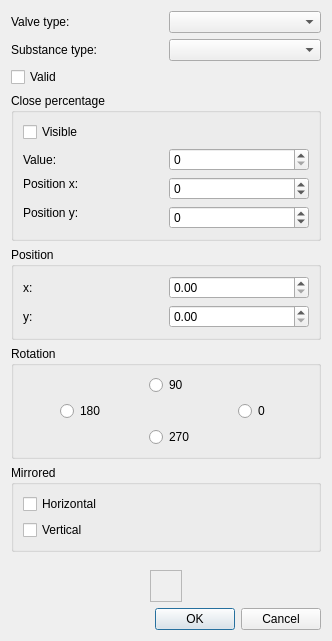
<?xml version="1.0" encoding="UTF-8"?>
<ui version="4.0">
 <class>ValveSchemeElementDialog</class>
 <widget class="QDialog" name="ValveSchemeElementDialog">
  <property name="geometry">
   <rect>
    <x>0</x>
    <y>0</y>
    <width>332</width>
    <height>641</height>
   </rect>
  </property>
  <property name="windowTitle">
   <string>Valve scheme element</string>
  </property>
  <layout class="QVBoxLayout" name="verticalLayout_2">
   <item>
    <layout class="QGridLayout" name="gridLayout_3">
     <item row="0" column="0">
      <widget class="QLabel" name="label">
       <property name="text">
        <string>Valve type:</string>
       </property>
      </widget>
     </item>
     <item row="0" column="1">
      <widget class="QComboBox" name="cbValveType"/>
     </item>
     <item row="1" column="0">
      <widget class="QLabel" name="label_2">
       <property name="text">
        <string>Substance type:</string>
       </property>
      </widget>
     </item>
     <item row="1" column="1">
      <widget class="QComboBox" name="cbSubstanceType"/>
     </item>
    </layout>
   </item>
   <item>
    <widget class="QCheckBox" name="cbValid">
     <property name="text">
      <string>Valid</string>
     </property>
    </widget>
   </item>
   <item>
    <widget class="QGroupBox" name="gbClosePercentage">
     <property name="title">
      <string>Close percentage</string>
     </property>
     <layout class="QGridLayout" name="gridLayout_5">
      <item row="0" column="0">
       <widget class="QCheckBox" name="cbClosePercentageVisible">
        <property name="text">
         <string>Visible</string>
        </property>
       </widget>
      </item>
      <item row="1" column="0">
       <widget class="QLabel" name="label_5">
        <property name="text">
         <string>Value:</string>
        </property>
       </widget>
      </item>
      <item row="1" column="1">
       <widget class="QSpinBox" name="sbClosePercentageValue">
        <property name="maximum">
         <number>100</number>
        </property>
       </widget>
      </item>
      <item row="2" column="0">
       <widget class="QLabel" name="label_6">
        <property name="text">
         <string>Position x:</string>
        </property>
       </widget>
      </item>
      <item row="2" column="1" rowspan="2">
       <widget class="QSpinBox" name="sbClosePercentagePositionX">
        <property name="minimum">
         <number>-999999999</number>
        </property>
        <property name="maximum">
         <number>999999999</number>
        </property>
       </widget>
      </item>
      <item row="3" column="0" rowspan="2">
       <widget class="QLabel" name="label_7">
        <property name="text">
         <string>Position y:</string>
        </property>
       </widget>
      </item>
      <item row="4" column="1">
       <widget class="QSpinBox" name="sbClosePercentagePositionY">
        <property name="minimum">
         <number>-999999999</number>
        </property>
        <property name="maximum">
         <number>999999999</number>
        </property>
       </widget>
      </item>
     </layout>
    </widget>
   </item>
   <item>
    <widget class="QGroupBox" name="gbPosition">
     <property name="title">
      <string>Position</string>
     </property>
     <layout class="QGridLayout" name="gridLayout">
      <item row="0" column="0">
       <widget class="QLabel" name="label_3">
        <property name="text">
         <string>x:</string>
        </property>
       </widget>
      </item>
      <item row="0" column="1">
       <widget class="QDoubleSpinBox" name="sbPositionX">
        <property name="maximum">
         <double>999999999.000000000000000</double>
        </property>
       </widget>
      </item>
      <item row="1" column="0">
       <widget class="QLabel" name="label_4">
        <property name="text">
         <string>y:</string>
        </property>
       </widget>
      </item>
      <item row="1" column="1">
       <widget class="QDoubleSpinBox" name="sbPositionY">
        <property name="maximum">
         <double>999999999.000000000000000</double>
        </property>
       </widget>
      </item>
     </layout>
    </widget>
   </item>
   <item>
    <widget class="QGroupBox" name="groupBox">
     <property name="title">
      <string>Rotation</string>
     </property>
     <layout class="QGridLayout" name="gridLayout_2">
      <item row="0" column="1">
       <widget class="QRadioButton" name="rbRotation90">
        <property name="sizePolicy">
         <sizepolicy hsizetype="Fixed" vsizetype="Fixed">
          <horstretch>0</horstretch>
          <verstretch>0</verstretch>
         </sizepolicy>
        </property>
        <property name="text">
         <string>90</string>
        </property>
        <attribute name="buttonGroup">
         <string notr="true">bgRotation</string>
        </attribute>
       </widget>
      </item>
      <item row="1" column="0">
       <widget class="QRadioButton" name="rbRotation180">
        <property name="sizePolicy">
         <sizepolicy hsizetype="Fixed" vsizetype="Fixed">
          <horstretch>0</horstretch>
          <verstretch>0</verstretch>
         </sizepolicy>
        </property>
        <property name="text">
         <string>180</string>
        </property>
        <attribute name="buttonGroup">
         <string notr="true">bgRotation</string>
        </attribute>
       </widget>
      </item>
      <item row="1" column="2">
       <widget class="QRadioButton" name="rbRotation0">
        <property name="sizePolicy">
         <sizepolicy hsizetype="Fixed" vsizetype="Fixed">
          <horstretch>0</horstretch>
          <verstretch>0</verstretch>
         </sizepolicy>
        </property>
        <property name="text">
         <string>0</string>
        </property>
        <attribute name="buttonGroup">
         <string notr="true">bgRotation</string>
        </attribute>
       </widget>
      </item>
      <item row="2" column="1">
       <widget class="QRadioButton" name="rbRotation270">
        <property name="sizePolicy">
         <sizepolicy hsizetype="Fixed" vsizetype="Fixed">
          <horstretch>0</horstretch>
          <verstretch>0</verstretch>
         </sizepolicy>
        </property>
        <property name="text">
         <string>270</string>
        </property>
        <attribute name="buttonGroup">
         <string notr="true">bgRotation</string>
        </attribute>
       </widget>
      </item>
     </layout>
    </widget>
   </item>
   <item>
    <widget class="QGroupBox" name="groupBox_2">
     <property name="title">
      <string>Mirrored</string>
     </property>
     <layout class="QVBoxLayout" name="verticalLayout">
      <item>
       <widget class="QCheckBox" name="cbMirroredHorizontal">
        <property name="text">
         <string>Horizontal</string>
        </property>
        <attribute name="buttonGroup">
         <string notr="true">bgMirrored</string>
        </attribute>
       </widget>
      </item>
      <item>
       <widget class="QCheckBox" name="cbMirroredVertical">
        <property name="text">
         <string>Vertical</string>
        </property>
        <attribute name="buttonGroup">
         <string notr="true">bgMirrored</string>
        </attribute>
       </widget>
      </item>
     </layout>
    </widget>
   </item>
   <item>
    <spacer name="verticalSpacer_2">
     <property name="orientation">
      <enum>Qt::Vertical</enum>
     </property>
     <property name="sizeHint" stdset="0">
      <size>
       <width>20</width>
       <height>25</height>
      </size>
     </property>
    </spacer>
   </item>
   <item>
    <spacer name="verticalSpacer">
     <property name="orientation">
      <enum>Qt::Vertical</enum>
     </property>
     <property name="sizeHint" stdset="0">
      <size>
       <width>20</width>
       <height>25</height>
      </size>
     </property>
    </spacer>
   </item>
   <item>
    <layout class="QHBoxLayout" name="horizontalLayout_2">
     <item>
      <spacer name="horizontalSpacer">
       <property name="orientation">
        <enum>Qt::Horizontal</enum>
       </property>
       <property name="sizeHint" stdset="0">
        <size>
         <width>40</width>
         <height>20</height>
        </size>
       </property>
      </spacer>
     </item>
     <item>
      <widget class="QLabel" name="lPixmap">
       <property name="sizePolicy">
        <sizepolicy hsizetype="Preferred" vsizetype="Preferred">
         <horstretch>0</horstretch>
         <verstretch>0</verstretch>
        </sizepolicy>
       </property>
       <property name="minimumSize">
        <size>
         <width>32</width>
         <height>32</height>
        </size>
       </property>
       <property name="frameShape">
        <enum>QFrame::StyledPanel</enum>
       </property>
       <property name="text">
        <string/>
       </property>
      </widget>
     </item>
     <item>
      <spacer name="horizontalSpacer_2">
       <property name="orientation">
        <enum>Qt::Horizontal</enum>
       </property>
       <property name="sizeHint" stdset="0">
        <size>
         <width>40</width>
         <height>20</height>
        </size>
       </property>
      </spacer>
     </item>
    </layout>
   </item>
   <item>
    <widget class="QDialogButtonBox" name="buttonBox">
     <property name="orientation">
      <enum>Qt::Horizontal</enum>
     </property>
     <property name="standardButtons">
      <set>QDialogButtonBox::Cancel|QDialogButtonBox::Ok</set>
     </property>
    </widget>
   </item>
  </layout>
  <zorder>buttonBox</zorder>
  <zorder>gbPosition</zorder>
  <zorder>groupBox_2</zorder>
  <zorder>groupBox</zorder>
  <zorder>verticalSpacer</zorder>
  <zorder>verticalSpacer_2</zorder>
  <zorder>gbClosePercentage</zorder>
  <zorder>cbValid</zorder>
 </widget>
 <tabstops>
  <tabstop>cbValveType</tabstop>
  <tabstop>cbSubstanceType</tabstop>
  <tabstop>sbPositionX</tabstop>
  <tabstop>sbPositionY</tabstop>
  <tabstop>rbRotation0</tabstop>
  <tabstop>rbRotation90</tabstop>
  <tabstop>rbRotation180</tabstop>
  <tabstop>rbRotation270</tabstop>
  <tabstop>cbMirroredHorizontal</tabstop>
  <tabstop>cbMirroredVertical</tabstop>
 </tabstops>
 <resources/>
 <connections>
  <connection>
   <sender>buttonBox</sender>
   <signal>rejected()</signal>
   <receiver>ValveSchemeElementDialog</receiver>
   <slot>reject()</slot>
   <hints>
    <hint type="sourcelabel">
     <x>145</x>
     <y>583</y>
    </hint>
    <hint type="destinationlabel">
     <x>145</x>
     <y>301</y>
    </hint>
   </hints>
  </connection>
 </connections>
 <buttongroups>
  <buttongroup name="bgRotation"/>
  <buttongroup name="bgMirrored">
   <property name="exclusive">
    <bool>false</bool>
   </property>
  </buttongroup>
 </buttongroups>
</ui>
